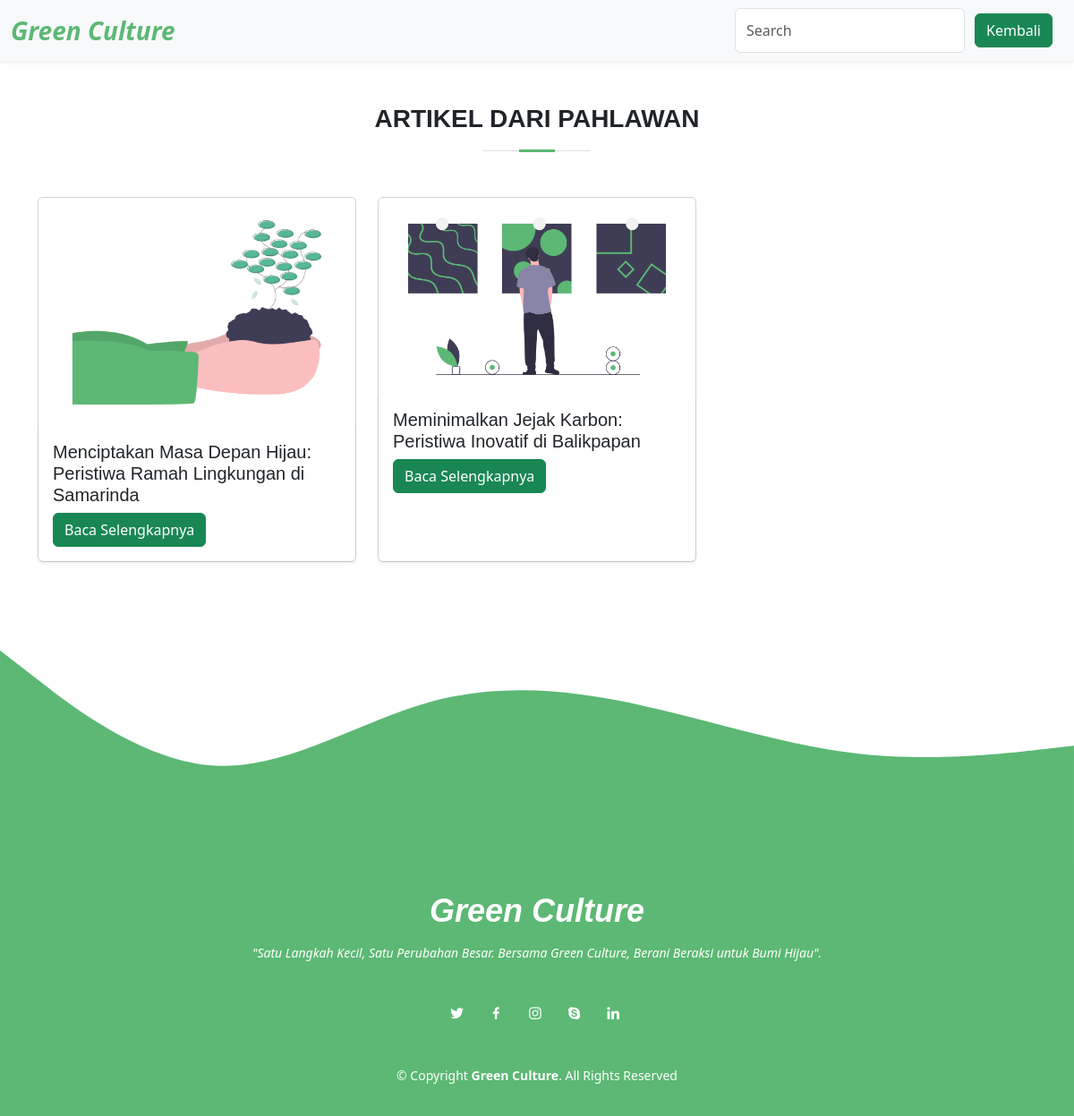
Page /code/lihatartikel.php on the committed database.
### tables this page shows
CREATE TABLE `artikel` (
  `id_artikel` int(11) NOT NULL,
  `judul` varchar(100) NOT NULL,
  `isi` text NOT NULL,
  `gambar` varchar(255) NOT NULL,
  `status` enum('Menunggu','Disetujui','Ditolak') NOT NULL,
  `id_akun` int(11) NOT NULL
);

### code/lihatartikel.php (the view, shortened to what this page needs)
<?php
require '../koneksi.php';
$query = 'SELECT * FROM artikel';
$result = mysqli_query($conn, $query);
?>
<!DOCTYPE html>
<html lang="en">
<head>
    <link href="https://cdn.jsdelivr.net/npm/bootstrap@5.0.2/dist/css/bootstrap.min.css" rel="stylesheet">
    <link rel="stylesheet" href="../assets/css/exindex.css">
    <link href="../assets/vendor/animate.css/animate.min.css" rel="stylesheet" />
    <link href="../assets/vendor/bootstrap/css/bootstrap.min.css" rel="stylesheet" />
    <link href="../assets/vendor/bootstrap-icons/bootstrap-icons.css" rel="stylesheet" />
    <link href="../assets/vendor/boxicons/css/boxicons.min.css" rel="stylesheet" />
    <link href="../assets/vendor/glightbox/css/glightbox.min.css" rel="stylesheet" />
    <link href="../assets/vendor/swiper/swiper-bundle.min.css" rel="stylesheet" />
</head>
<body>
    <header>
        <nav class="navbar navbar-light bg-body-tertiary shadow-sm">
            <div class="container-fluid">
                <a class="navbar-brand fs-3 fw-bold fst-italic" style="color: #5cb874;">Green Culture</a>
                <form class="d-flex input-group w-auto">
                    <input type="search" class="form-control rounded" placeholder="Search" aria-label="Search" aria-describedby="search-addon" />
                    <span class="input-group-text border-0" id="search-addon">
                        <a href="../index.php" class="btn btn-success">Kembali</a>
                    </span>
                </form>
            </div>
        </nav>
    </header>
    <div class="container">
        <div class="row">
            <div class="section-title text-center mt-5">
                <h2 class="fs-3">Artikel dari Pahlawan</h2>
            </div>
            <?php while ($data = mysqli_fetch_assoc($result)) : ?>
                <div class="col-md-4 mb-4">
                    <div class="card h-100">
                        <img src="../assets/img/<?= $data['gambar'] ?>" class="card-img-top" alt="Edukasi Emisi Kendaraan" />
                        <div class="card-body shadow-sm">
                            <h5 class="card-title"><?= $data['judul']; ?></h5>
                            <a href="detailartikel.php?id=<?= $data['id_artikel'] ?>" class="btn btn-success">Baca Selengkapnya</a>
                        </div>
                    </div>
                </div>
            <?php endwhile; ?>
        </div>
    </div>
    <footer id="footer">
        <div class="container">
            <h3 style="color: #ffff" class="fst-italic">Green Culture</h3>
            <p>
                "Satu Langkah Kecil, Satu Perubahan Besar. Bersama Green Culture, Berani Beraksi untuk
                Bumi Hijau".
            </p>
            <div class="social-links">
                <a href="#" class="twitter"><i class="bx bxl-twitter"></i></a>
                <a href="#" class="facebook"><i class="bx bxl-facebook"></i></a>
                <a href="#" class="instagram"><i class="bx bxl-instagram"></i></a>
                <a href="#" class="google-plus"><i class="bx bxl-skype"></i></a>
                <a href="#" class="linkedin"><i class="bx bxl-linkedin"></i></a>
            </div>
            <div class="copyright">
                &copy; Copyright <strong><span>Green Culture</span></strong>. All Rights Reserved
            </div>
        </div>
    </footer>
</body>
</html>

### assets/css/exindex.css (style rules this page uses)
body { font-family: "Open Sans", sans-serif; color: #444444; }
a { text-decoration: none; color: #5cb874; }
h1, h2, h3, h4, h5, h6 { font-family: "Raleway", sans-serif; }
.section-title { text-align: center; padding-bottom: 30px; }
.section-title h2 { font-size: 32px; font-weight: bold; text-transform: uppercase; margin-bottom: 20px; padding-bottom: 20px; position: relative; }
.section-title h2::before { content: ""; position: absolute; display: block; width: 120px; height: 1px; background: #ddd; bottom: 1px; left: calc(50% - 60px); }
.section-title h2::after { content: ""; position: absolute; display: block; width: 40px; height: 3px; background: #5cb874; bottom: 0; left: calc(50% - 20px); }
#footer { background: #5cb874; color: #fff; font-size: 14px; text-align: center; padding: 30px 0; }
#footer h3 { font-size: 36px; font-weight: 700; color: #fff; position: relative; font-family: "Poppins", sans-serif; padding: 0; margin: 0 0 15px 0; }
#footer p { font-size: 15; font-style: italic; padding: 0; margin: 0 0 40px 0; }
#footer .social-links { margin: 0 0 40px 0; }
#footer .social-links a { font-size: 18px; display: inline-block; background: #5cb874; color: #fff; line-height: 1; padding: 8px 0; margin-right: 4px; border-radius: 50%; text-align: center; width: 36px; height: 36px; transition: 0.3s; }
#footer .copyright { margin: 0 0 5px 0; }

### rows in the picture
artikel: gambar (picture), judul "Menciptakan Masa Depan Hijau: Peristiwa Ramah Lingkungan di Samarinda"
artikel: gambar (picture), judul "Meminimalkan Jejak Karbon: Peristiwa Inovatif di Balikpapan"
